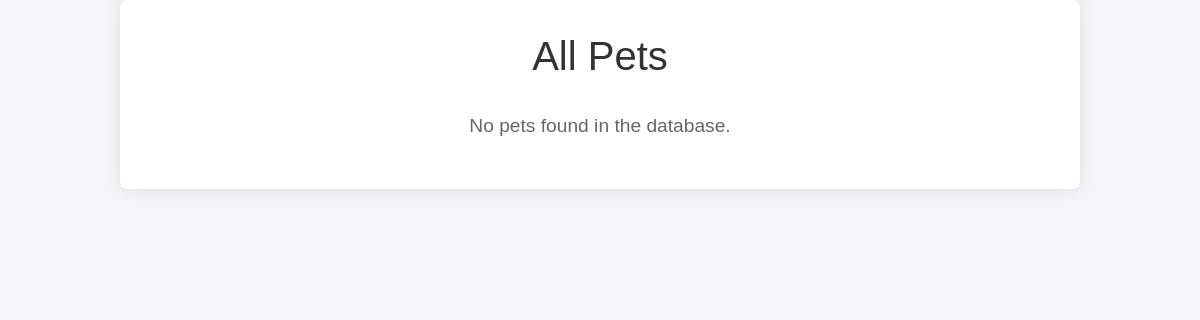
Page /pet-list on the earlier database version.
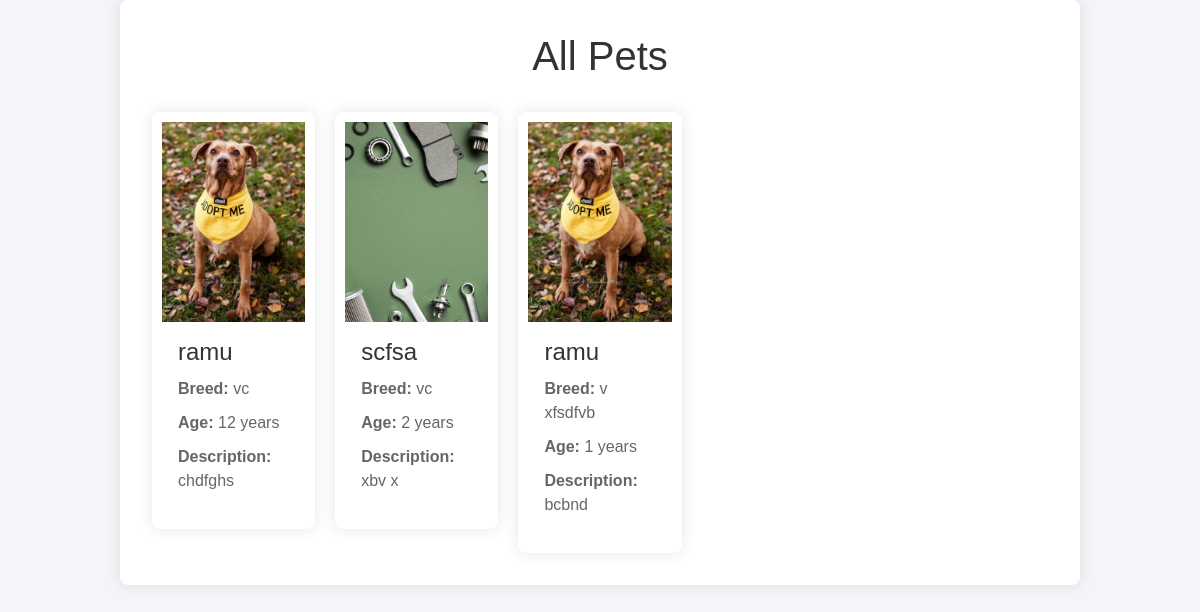
Same page on the later database version.
### app/models.py (models this page shows, shortened)
class Pet(models.Model):
    pet_name = models.CharField(max_length=100)
    pet_description = models.TextField()
    pet_age = models.IntegerField()
    pet_image = models.ImageField(upload_to='pet_images/')
    pet_price = models.IntegerField()
    pet_breed = models.CharField(max_length=100)
    category = models.ForeignKey(Category, on_delete=models.CASCADE)
    pet_type = models.ForeignKey(PetType, on_delete=models.CASCADE)
    created_at = models.DateTimeField(auto_now_add=True)

### app/views.py (the view)
# urls.py: path('pet-list', views.pet_list, name='pet_list'),
def pet_list(request):
    pets = Pet.objects.all()[::-1]
    return render(request, 'user/pet_list.html', {'pets': pets})

### templates/user/pet_list.html (shortened to what this page needs)
<!DOCTYPE html>
<html lang="en">
<head>
    {% load static %}
    <link href="https://cdn.jsdelivr.net/npm/bootstrap@5.3.3/dist/css/bootstrap.min.css" rel="stylesheet">
    <link rel="stylesheet" href="{% static 'listpet.css' %}">
</head>
<body>
    <div class="container">
        <h1>All Pets</h1>
        {% if pets %}
            <div class="pet-list">
                {% for pet in pets %}
                    <a href="{% url 'pet_detail' pet.id %}" class="pet-card-link" style="text-decoration: none;">
                        <div class="pet-card">
                            <div class="pet-image">
                                <img src="{{ pet.pet_image.url }}" alt="{{ pet.pet_name }}" class="img-fluid">
                            </div>
                            <div class="pet-info">
                                <h3>{{ pet.pet_name }}</h3>
                                <p><strong>Breed:</strong> {{ pet.pet_breed }}</p>
                                <p><strong>Age:</strong> {{ pet.pet_age }} years</p>
                                <p><strong>Description:</strong> {{ pet.pet_description|truncatewords:20 }}</p>
                            </div>
                        </div>
                    </a>
                {% endfor %}
            </div>
        {% else %}
            <p class="no-pets-message">No pets found in the database.</p>
        {% endif %}
    </div>
</body>
</html>

### static/listpet.css (style rules this page uses)
body { font-family: Arial, sans-serif; background-color: #f4f4f9; margin: 0; padding: 0; }
.container { width: 80%; margin: auto; padding: 2rem; background-color: #fff; box-shadow: 0 0 15px rgba(0, 0, 0, 0.1); border-radius: 8px; }
h1 { text-align: center; color: #333; margin-bottom: 2rem; }
.pet-list { display: grid; grid-template-columns: repeat(5, 1fr); gap: 20px; justify-items: center; }
.pet-card { background-color: #fff; border-radius: 8px; overflow: hidden; padding: 10px; box-shadow: 0 0 15px rgba(0, 0, 0, 0.1); transition: transform 0.3s ease; }
.pet-image img { width: 100%; height: 200px; object-fit: cover; }
.pet-info { padding: 1rem; }
.pet-info h3 { margin: 0; font-size: 1.5rem; color: #333; }
.pet-info p { font-size: 1rem; color: #666; margin: 10px 0; }

Differences in the rows shown:
added Pet: pet_image (picture), pet_name "ramu", pet_breed "vc", pet_age "12", pet_description "chdfghs"
added Pet: pet_image (picture), pet_name "scfsa", pet_breed "vc", pet_age "2", pet_description "xbv x"
added Pet: pet_image (picture), pet_name "ramu", pet_breed "v xfsdfvb", pet_age "1", pet_description "bcbnd"
Other differences:
text no longer shown: "No pets found in the database."
